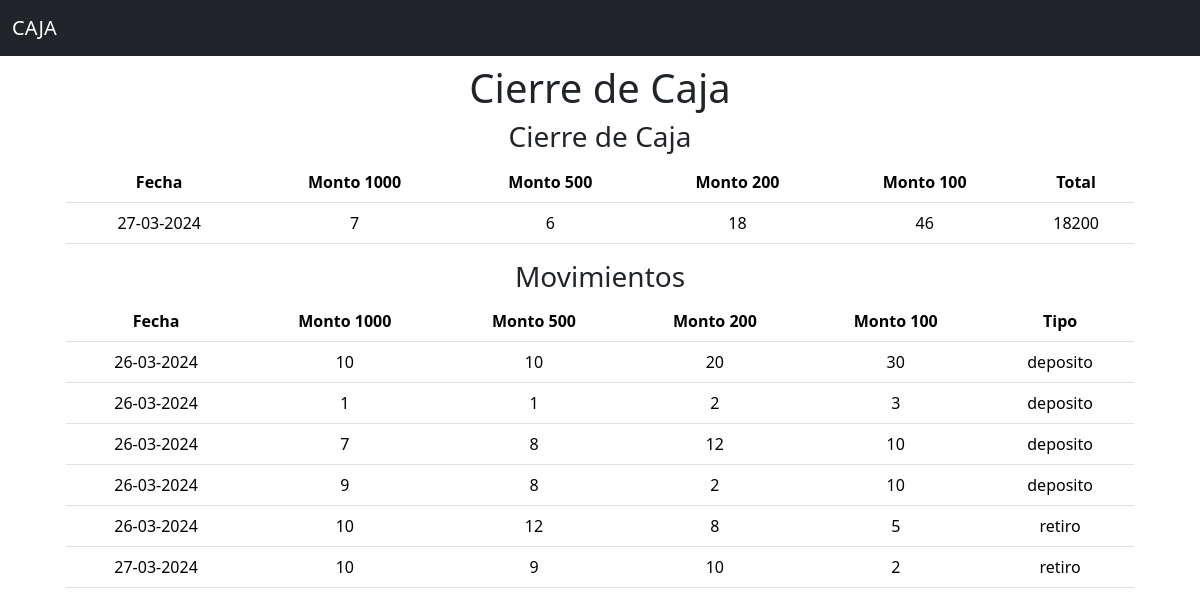
The app's page /cierre with its own data.
### app.py (models this page shows)
class Caja(db.Model):
    id = db.Column(db.Integer, primary_key=True)
    fecha = db.Column(db.String(100), nullable=False)
    monto_1000 = db.Column(db.Integer, nullable=False)
    monto_500 = db.Column(db.Integer, nullable=False)
    monto_200 = db.Column(db.Integer, nullable=False)
    monto_100 = db.Column(db.Integer, nullable=False)

class Movimiento(db.Model):
    id = db.Column(db.Integer, primary_key=True)
    fecha = db.Column(db.String(100), nullable=False)
    monto_1000 = db.Column(db.Integer, nullable=False)
    monto_500 = db.Column(db.Integer, nullable=False)
    monto_200 = db.Column(db.Integer, nullable=False)
    monto_100 = db.Column(db.Integer, nullable=False)
    tipo = db.Column(db.String(100), nullable=False)

### app.py (the view)
@app.route('/cierre')
def cierre():
    caja = Caja.query.all()
    last = Caja.query.order_by(Caja.id.desc()).first()
    mov = Movimiento.query.all()
    return render_template('cierre.html',caja=caja,last=last,mov=mov)

### templates/cierre.html (shortened to what this page needs)
{%extends 'base.html'%}
{%block content%}
<div class="container">
    <h1>Cierre de Caja</h1>
</div>
{%if caja|length > 0%}
<div class="container">
    <h3>Cierre de Caja</h3>
    <div class="container">
        <table class="table">
            <thead>
                <tr>
                    <th scope="col">Fecha</th>
                    <th scope="col">Monto 1000</th>
                    <th scope="col">Monto 500</th>
                    <th scope="col">Monto 200</th>
                    <th scope="col">Monto 100</th>
                    <th scope="col">Total</th>
                </tr>
                <tbody>
                    <tr>
                        <td>{{last.fecha}}</td>
                        <td>{{last.monto_1000}}</td>
                        <td>{{last.monto_500}}</td>
                        <td>{{last.monto_200}}</td>
                        <td>{{last.monto_100}}</td>
                        <td>{{last.monto_1000*1000 + last.monto_500*500 + last.monto_200*200 + last.monto_100*100}}</td>
                    </tr>
                </tbody>
            </thead>
        </table>
    </div>
</div>
<div class="container">
    <h3>Movimientos</h3>
    <div class="container">
        <table class="table">
            <thead>
                <tr>
                    <th scope="col">Fecha</th>
                    <th scope="col">Monto 1000</th>
                    <th scope="col">Monto 500</th>
                    <th scope="col">Monto 200</th>
                    <th scope="col">Monto 100</th>
                    <th scope="col">Tipo</th>
                </tr>
                <tbody>
                    {%for m in mov%}
                    <tr>
                        <td>{{m.fecha}}</td>
                        <td>{{m.monto_1000}}</td>
                        <td>{{m.monto_500}}</td>
                        <td>{{m.monto_200}}</td>
                        <td>{{m.monto_100}}</td>
                        <td>{{m.tipo}}</td>
                    </tr>
                    {%endfor%}
                </tbody>
            </thead>
        </table>
    </div>
</div>
{%endif%}
{%endblock%}

### templates/base.html (shortened to what this page needs)
<!DOCTYPE html>
<html lang="en">
<head>
    <link href="https://cdn.jsdelivr.net/npm/bootstrap@5.3.3/dist/css/bootstrap.min.css" rel="stylesheet">
    <link rel="stylesheet" href="{{url_for('static', filename='css/style.css')}}"></link>
</head>
<body>
    <nav class="navbar bg-dark" data-bs-theme="dark">
        <div class="container-fluid">
          <a class="navbar-brand" href="{{url_for('index')}}">CAJA</a>
        </div>
    </nav>
    <div class="container mt-2 text-center">
        {%block content%}{%endblock%}
    </div>
</body>
</html>

### static/css/style.css (style rules this page uses)
a { text-decoration: none; color: black; }

### records on screen
Caja: fecha "27-03-2024", monto_1000 "7", monto_500 "6", monto_200 "18", monto_100 "46", monto_1000+monto_500+monto_200 "18200"
Movimiento: fecha "26-03-2024", monto_1000 "10", monto_500 "10", monto_200 "20", monto_100 "30", tipo "deposito"
Movimiento: fecha "26-03-2024", monto_1000 "1", monto_500 "1", monto_200 "2", monto_100 "3", tipo "deposito"
Movimiento: fecha "26-03-2024", monto_1000 "7", monto_500 "8", monto_200 "12", monto_100 "10", tipo "deposito"
Movimiento: fecha "26-03-2024", monto_1000 "9", monto_500 "8", monto_200 "2", monto_100 "10", tipo "deposito"
Movimiento: fecha "26-03-2024", monto_1000 "10", monto_500 "12", monto_200 "8", monto_100 "5", tipo "retiro"
Movimiento: fecha "27-03-2024", monto_1000 "10", monto_500 "9", monto_200 "10", monto_100 "2", tipo "retiro"
